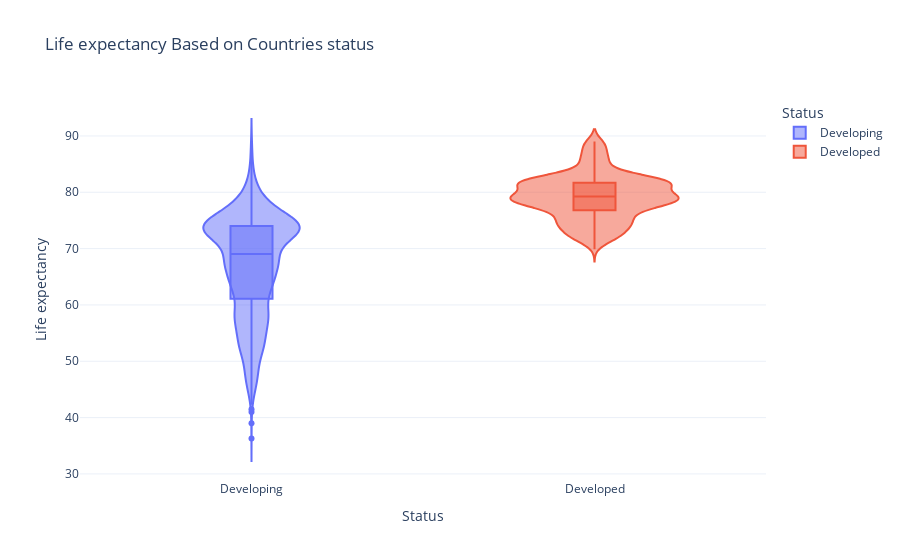

Notebook code cell kept with this figure:
### Markdown cell above
**Life Expectancy based on Status**

### Code cell
fig=px.violin(df,x='Status',y='Life expectancy ',color = 'Status', template='plotly_white',box=True,title='Life expectancy Based on Countries status')
fig.show()

### Figure 1 — Plotly figure (JSON) as saved in the notebook; plotly's stock layout.template omitted (floating-point values rounded to 4 significant figures; data arrays with more than 128 entries replaced by an {"elided": "..."} marker saying what was removed)
{"data": [{"alignmentgroup": "True", "box": {"visible": true}, "hovertemplate": "Status=%{x}<br>Life expectancy =%{y}<extra></extra>", "legendgroup": "Developing", "marker": {"color": "#636efa"}, "name": "Developing", "offsetgroup": "Developing", "orientation": "v", "scalegroup": "True", "showlegend": true, "type": "violin", "x": {"elided": "2426 str values"}, "x0": " ", "xaxis": "x", "y": {"elided": "2426 float values"}, "y0": " ", "yaxis": "y"}, {"alignmentgroup": "True", "box": {"visible": true}, "hovertemplate": "Status=%{x}<br>Life expectancy =%{y}<extra></extra>", "legendgroup": "Developed", "marker": {"color": "#EF553B"}, "name": "Developed", "offsetgroup": "Developed", "orientation": "v", "scalegroup": "True", "showlegend": true, "type": "violin", "x": {"elided": "512 str values"}, "x0": " ", "xaxis": "x", "y": {"elided": "512 float values"}, "y0": " ", "yaxis": "y"}], "layout": {"legend": {"title": {"text": "Status"}, "tracegroupgap": 0}, "title": {"text": "Life expectancy Based on Countries status"}, "violinmode": "overlay", "xaxis": {"anchor": "y", "categoryarray": ["Developing", "Developed"], "categoryorder": "array", "domain": [0, 1], "title": {"text": "Status"}}, "yaxis": {"anchor": "x", "domain": [0, 1], "title": {"text": "Life expectancy "}}}}
